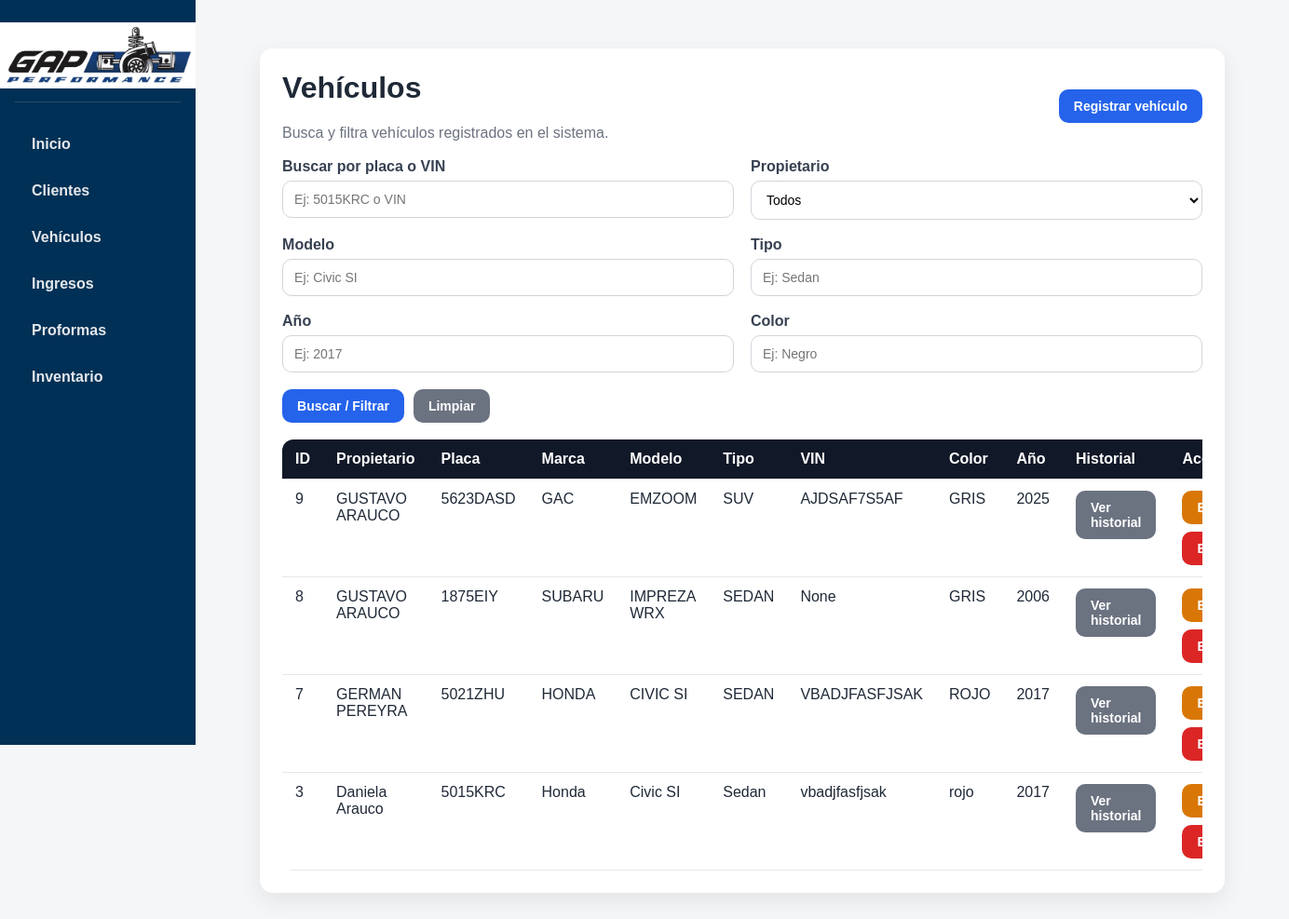
The page /vehiculos on the database its author committed.
### tables this page shows
CREATE TABLE vehiculos (
    id_vehiculo INTEGER PRIMARY KEY AUTOINCREMENT,
    id_cliente INTEGER NOT NULL,
    placa TEXT NOT NULL UNIQUE,
    marca TEXT NOT NULL,
    modelo TEXT NOT NULL,
    tipo TEXT,
    vin TEXT,
    color TEXT,
    anio INTEGER,
    FOREIGN KEY (id_cliente) REFERENCES clientes(id_cliente)
);

CREATE TABLE clientes (
    id_cliente INTEGER PRIMARY KEY AUTOINCREMENT,
    nombre_completo TEXT NOT NULL,
    telefono TEXT NOT NULL,
    ci_nit TEXT,
    direccion TEXT
);

### app.py (the view)
@app.route("/vehiculos")
def listar_vehiculos():
    busqueda = request.args.get("busqueda", "").strip()
    id_cliente = request.args.get("id_cliente", "").strip()
    modelo = request.args.get("modelo", "").strip()
    tipo = request.args.get("tipo", "").strip()
    anio = request.args.get("anio", "").strip()
    color = request.args.get("color", "").strip()
    conexion = conectar_db()
    cursor = conexion.cursor()
    query = """
        SELECT v.*, c.nombre_completo
        FROM vehiculos v
        INNER JOIN clientes c ON v.id_cliente = c.id_cliente
        WHERE 1=1
    """
    parametros = []
    if busqueda:
        query += " AND (v.placa LIKE ? OR v.vin LIKE ?)"
        parametros.extend([f"%{busqueda}%", f"%{busqueda}%"])
    if id_cliente:
        query += " AND v.id_cliente = ?"
        parametros.append(id_cliente)
    if modelo:
        query += " AND v.modelo LIKE ?"
        parametros.append(f"%{modelo}%")
    if tipo:
        query += " AND v.tipo LIKE ?"
        parametros.append(f"%{tipo}%")
    if anio:
        query += " AND v.anio = ?"
        parametros.append(anio)
    if color:
        query += " AND v.color LIKE ?"
        parametros.append(f"%{color}%")
    query += " ORDER BY v.id_vehiculo DESC"
    cursor.execute(query, parametros)
    vehiculos = cursor.fetchall()
    cursor.execute("SELECT * FROM clientes ORDER BY nombre_completo ASC")
    clientes = cursor.fetchall()
    conexion.close()
    return render_template(
        "vehiculos.html",
        vehiculos=vehiculos,
        clientes=clientes,
        busqueda=busqueda,
        id_cliente=id_cliente,
        modelo=modelo,
        tipo=tipo,
        anio=anio,
        color=color
    )

### app.py (called while the page is built)
def conectar_db():
    conexion = sqlite3.connect("taller.db")
    conexion.row_factory = sqlite3.Row
    return conexion

### templates/vehiculos.html (shortened to what this page needs)
{% extends "base.html" %}
{% block content %}
<div class="card">
    <div class="page-header">
        <div>
            <h1>Vehículos</h1>
            <p>Busca y filtra vehículos registrados en el sistema.</p>
        </div>
        <a class="btn btn-primary" href="/vehiculos/nuevo">Registrar vehículo</a>
    </div>
    <form method="GET" action="/vehiculos" class="mb-3">
        <div class="form-grid">
            <div class="form-group">
                <label>Buscar por placa o VIN</label>
                <input type="text" name="busqueda" value="{{ busqueda or '' }}" placeholder="Ej: 5015KRC o VIN">
            </div>
            <div class="form-group">
                <label>Propietario</label>
                <select name="id_cliente">
                    <option value="">Todos</option>
                </select>
            </div>
            <div class="form-group">
                <label>Modelo</label>
                <input type="text" name="modelo" value="{{ modelo or '' }}" placeholder="Ej: Civic SI">
            </div>
            <div class="form-group">
                <label>Tipo</label>
                <input type="text" name="tipo" value="{{ tipo or '' }}" placeholder="Ej: Sedan">
            </div>
            <div class="form-group">
                <label>Año</label>
                <input type="text" name="anio" value="{{ anio or '' }}" placeholder="Ej: 2017">
            </div>
            <div class="form-group">
                <label>Color</label>
                <input type="text" name="color" value="{{ color or '' }}" placeholder="Ej: Negro">
            </div>
        </div>
        <div class="form-actions">
            <button class="btn btn-primary" type="submit">Buscar / Filtrar</button>
            <a class="btn btn-secondary" href="/vehiculos">Limpiar</a>
        </div>
    </form>
    <div class="table-responsive">
        <table>
            <thead>
                <tr>
                    <th>ID</th>
                    <th>Propietario</th>
                    <th>Placa</th>
                    <th>Marca</th>
                    <th>Modelo</th>
                    <th>Tipo</th>
                    <th>VIN</th>
                    <th>Color</th>
                    <th>Año</th>
                    <th>Historial</th>
                    <th>Acciones</th>
                </tr>
            </thead>
            <tbody>
                {% for vehiculo in vehiculos %}
                <tr>
                    <td>{{ vehiculo["id_vehiculo"] }}</td>
                    <td>{{ vehiculo["nombre_completo"] }}</td>
                    <td>{{ vehiculo["placa"] }}</td>
                    <td>{{ vehiculo["marca"] }}</td>
                    <td>{{ vehiculo["modelo"] }}</td>
                    <td>{{ vehiculo["tipo"] }}</td>
                    <td>{{ vehiculo["vin"] }}</td>
                    <td>{{ vehiculo["color"] }}</td>
                    <td>{{ vehiculo["anio"] }}</td>
                    <td>
                        <a class="btn btn-secondary" href="/vehiculos/{{ vehiculo['id_vehiculo'] }}/historial">Ver historial</a>
                    </td>
                    <td>
                        <div class="actions">
                            <a class="btn btn-warning" href="/vehiculos/{{ vehiculo['id_vehiculo'] }}/editar">Editar</a>
                            <form class="inline-form" action="/vehiculos/{{ vehiculo['id_vehiculo'] }}/eliminar" method="POST">
                                <button class="btn btn-danger" type="submit" onclick="return confirm('¿Seguro que deseas eliminar este vehículo?')">Eliminar</button>
                            </form>
                        </div>
                    </td>
                </tr>
                {% endfor %}
            </tbody>
        </table>
    </div>
</div>
{% endblock %}

### templates/base.html (shortened to what this page needs)
<!DOCTYPE html>
<html lang="es">
<head>
    <link rel="stylesheet" href="{{ url_for('static', filename='style.css') }}">
</head>
<body>
    <div class="layout">
        <aside class="sidebar">
            <div class="sidebar-header">
                <img src="{{ url_for('static', filename='logo_taller.png') }}" alt="Logo del taller" class="sidebar-logo">
            </div>
            <nav class="sidebar-links">
                <a href="/">Inicio</a>
                <a href="/clientes">Clientes</a>
                <a href="/vehiculos">Vehículos</a>
                <a href="/ingresos">Ingresos</a>
                <a href="/proformas">Proformas</a>
                <a href="/inventario">Inventario</a>
            </nav>
        </aside>
        <main class="main-content">
            <div class="container">
                {% block content %}{% endblock %}
            </div>
        </main>
    </div>
</body>
</html>

### static/style.css (style rules this page uses)
* { box-sizing: border-box; }
body { margin: 0; font-family: Arial, Helvetica, sans-serif; background-color: #f4f6f8; color: #1f2937; }
a { text-decoration: none; }
h1, h2, h3 { margin-top: 0; }
.container { width: min(1100px, 92%); margin: 28px auto; }
.card { background: white; border-radius: 14px; padding: 24px; box-shadow: 0 8px 24px rgba(0, 0, 0, 0.08); margin-bottom: 24px; }
.btn { display: inline-block; padding: 10px 16px; border: none; border-radius: 10px; cursor: pointer; font-size: 14px; font-weight: bold; transition: 0.2s; }
.btn-primary { background: #2563eb; color: white; }
.btn-secondary { background: #6b7280; color: white; }
.btn-danger { background: #dc2626; color: white; }
.btn-warning { background: #d97706; color: white; }
.inline-form { display: inline; }
.layout { display: flex; min-height: 100vh; }
.sidebar { width: 210px; background: #003055; color: white; padding: 24px 16px; display: flex; flex-direction: column; gap: 24px; position: sticky; top: 0; height: 100vh; }
.sidebar-links { display: flex; flex-direction: column; gap: 8px; }
.sidebar-links a { color: #e5e7eb; padding: 12px 14px; border-radius: 10px; transition: 0.2s; font-weight: 600; }
.main-content { flex: 1; background-color: #f4f6f8; min-height: 100vh; padding: 24px; }
.form-grid { display: grid; grid-template-columns: 1fr 1fr; gap: 18px; }
.form-group { display: flex; flex-direction: column; }
label { font-weight: bold; margin-bottom: 6px; color: #374151; }
input, select, textarea { width: 100%; padding: 11px 12px; border: 1px solid #d1d5db; border-radius: 10px; background: #fff; font-size: 14px; transition: 0.2s; }
.form-actions { margin-top: 18px; display: flex; gap: 10px; flex-wrap: wrap; }
.table-responsive { overflow-x: auto; }
table { width: 100%; border-collapse: collapse; background: white; border-radius: 12px; overflow: hidden; }
thead { background: #111827; color: white; }
th, td { padding: 12px 14px; text-align: left; border-bottom: 1px solid #e5e7eb; vertical-align: top; }
.page-header { display: flex; justify-content: space-between; align-items: center; gap: 12px; flex-wrap: wrap; margin-bottom: 18px; }
.page-header p { margin: 0; color: #6b7280; }
.mb-3 { margin-bottom: 18px; }
.actions { display: flex; gap: 8px; flex-wrap: wrap; }
.sidebar-links a { color: #e5e7eb; padding: 12px 14px; border-radius: 10px; transition: 0.2s; font-weight: 600; border-left: 4px solid transparent; }
.sidebar-header { display: flex; flex-direction: column; align-items: center; gap: 10px; padding-bottom: 14px; border-bottom: 1px solid rgba(255,255,255,0.15); }
.sidebar-logo { width: 210px; height: auto; display: block; }

### rows shown on the page
vehiculos: id_vehiculo "9", nombre_completo "GUSTAVO ARAUCO", placa "5623DASD", marca "GAC", modelo "EMZOOM", tipo "SUV", vin "AJDSAF7S5AF", color "GRIS", anio "2025"
vehiculos: id_vehiculo "8", nombre_completo "GUSTAVO ARAUCO", placa "1875EIY", marca "SUBARU", modelo "IMPREZA WRX", tipo "SEDAN", vin "None", color "GRIS", anio "2006"
vehiculos: id_vehiculo "7", nombre_completo "GERMAN PEREYRA", placa "5021ZHU", marca "HONDA", modelo "CIVIC SI", tipo "SEDAN", vin "VBADJFASFJSAK", color "ROJO", anio "2017"
vehiculos: id_vehiculo "3", nombre_completo "Daniela Arauco", placa "5015KRC", marca "Honda", modelo "Civic SI", tipo "Sedan", vin "vbadjfasfjsak", color "rojo", anio "2017"
